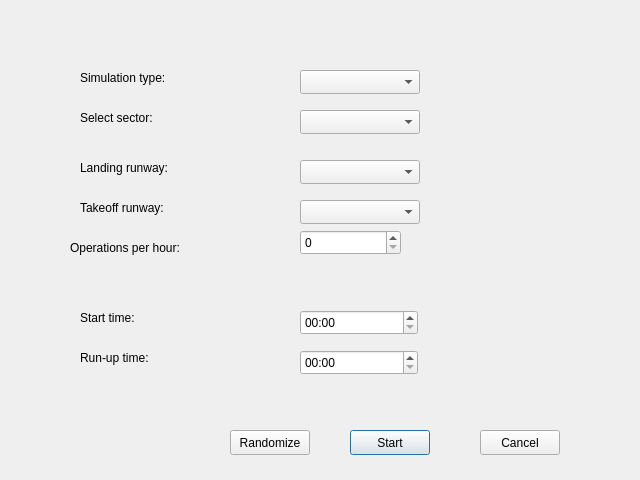
<?xml version="1.0" encoding="UTF-8"?>
<ui version="4.0">
 <class>DialogMainMenu</class>
 <widget class="QDialog" name="DialogMainMenu">
  <property name="geometry">
   <rect>
    <x>0</x>
    <y>0</y>
    <width>640</width>
    <height>480</height>
   </rect>
  </property>
  <property name="windowTitle">
   <string>Dialog</string>
  </property>
  <widget class="QPushButton" name="buttonStart">
   <property name="geometry">
    <rect>
     <x>350</x>
     <y>430</y>
     <width>80</width>
     <height>25</height>
    </rect>
   </property>
   <property name="text">
    <string>Start</string>
   </property>
  </widget>
  <widget class="QPushButton" name="buttonCancel">
   <property name="geometry">
    <rect>
     <x>480</x>
     <y>430</y>
     <width>80</width>
     <height>25</height>
    </rect>
   </property>
   <property name="text">
    <string>Cancel</string>
   </property>
  </widget>
  <widget class="QLabel" name="labelSimulationType">
   <property name="geometry">
    <rect>
     <x>80</x>
     <y>70</y>
     <width>150</width>
     <height>16</height>
    </rect>
   </property>
   <property name="text">
    <string>Simulation type:</string>
   </property>
  </widget>
  <widget class="QLabel" name="labelSelectSector">
   <property name="geometry">
    <rect>
     <x>80</x>
     <y>110</y>
     <width>150</width>
     <height>16</height>
    </rect>
   </property>
   <property name="text">
    <string>Select sector:</string>
   </property>
  </widget>
  <widget class="QLabel" name="labelStartTime">
   <property name="geometry">
    <rect>
     <x>80</x>
     <y>310</y>
     <width>150</width>
     <height>16</height>
    </rect>
   </property>
   <property name="text">
    <string>Start time:</string>
   </property>
  </widget>
  <widget class="QLabel" name="labelRunUpTime">
   <property name="geometry">
    <rect>
     <x>80</x>
     <y>350</y>
     <width>150</width>
     <height>16</height>
    </rect>
   </property>
   <property name="text">
    <string>Run-up time:</string>
   </property>
  </widget>
  <widget class="QComboBox" name="comboSimulationType">
   <property name="geometry">
    <rect>
     <x>300</x>
     <y>70</y>
     <width>120</width>
     <height>24</height>
    </rect>
   </property>
  </widget>
  <widget class="QComboBox" name="comboSelectSector">
   <property name="geometry">
    <rect>
     <x>300</x>
     <y>110</y>
     <width>120</width>
     <height>24</height>
    </rect>
   </property>
  </widget>
  <widget class="QTimeEdit" name="timeStartTime">
   <property name="geometry">
    <rect>
     <x>300</x>
     <y>310</y>
     <width>118</width>
     <height>25</height>
    </rect>
   </property>
   <property name="displayFormat">
    <string>HH:mm</string>
   </property>
  </widget>
  <widget class="QTimeEdit" name="timeRunUpTime">
   <property name="geometry">
    <rect>
     <x>300</x>
     <y>350</y>
     <width>118</width>
     <height>25</height>
    </rect>
   </property>
   <property name="displayFormat">
    <string>HH:mm</string>
   </property>
  </widget>
  <widget class="QPushButton" name="buttonRandomize">
   <property name="geometry">
    <rect>
     <x>230</x>
     <y>430</y>
     <width>80</width>
     <height>25</height>
    </rect>
   </property>
   <property name="text">
    <string>Randomize</string>
   </property>
  </widget>
  <widget class="QLabel" name="labelOperations">
   <property name="geometry">
    <rect>
     <x>70</x>
     <y>240</y>
     <width>150</width>
     <height>16</height>
    </rect>
   </property>
   <property name="text">
    <string>Operations per hour:</string>
   </property>
  </widget>
  <widget class="QSpinBox" name="spinOperations">
   <property name="geometry">
    <rect>
     <x>300</x>
     <y>230</y>
     <width>101</width>
     <height>25</height>
    </rect>
   </property>
  </widget>
  <widget class="QLabel" name="labelLandingRunway">
   <property name="geometry">
    <rect>
     <x>80</x>
     <y>160</y>
     <width>150</width>
     <height>16</height>
    </rect>
   </property>
   <property name="text">
    <string>Landing runway:</string>
   </property>
  </widget>
  <widget class="QLabel" name="labelTakeoffRunway">
   <property name="geometry">
    <rect>
     <x>80</x>
     <y>200</y>
     <width>150</width>
     <height>16</height>
    </rect>
   </property>
   <property name="text">
    <string>Takeoff runway:</string>
   </property>
  </widget>
  <widget class="QComboBox" name="comboLandingRunway">
   <property name="geometry">
    <rect>
     <x>300</x>
     <y>160</y>
     <width>120</width>
     <height>24</height>
    </rect>
   </property>
  </widget>
  <widget class="QComboBox" name="comboTakeoffRunway">
   <property name="geometry">
    <rect>
     <x>300</x>
     <y>200</y>
     <width>120</width>
     <height>24</height>
    </rect>
   </property>
  </widget>
 </widget>
 <resources/>
 <connections/>
</ui>
